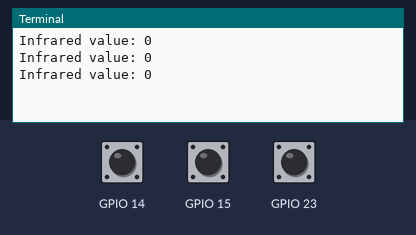
Simulated run of this program. Board: Raspberry Pi (BCM pin numbers). Parts: the last lines printed to the terminal. The test bench sets the inputs (shaded band); at power-on: GPIO 14 LOW, GPIO 15 LOW, GPIO 23 LOW.

Above: at 1.2 s.
1.3 s: GPIO 14 pulled HIGH for 1 s
At 2.0 s:
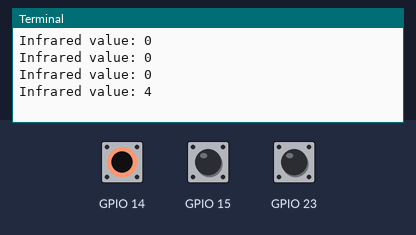
3.8 s: GPIO 15 pulled HIGH for 1 s
At 4.5 s:
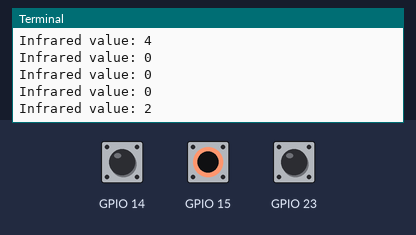
6.3 s: GPIO 23 pulled HIGH for 1 s
At 6.9 s:
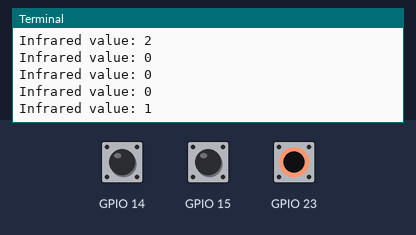
Timing chart, 0 to 9.3 s (numbered marks = the images above; inputs shaded):
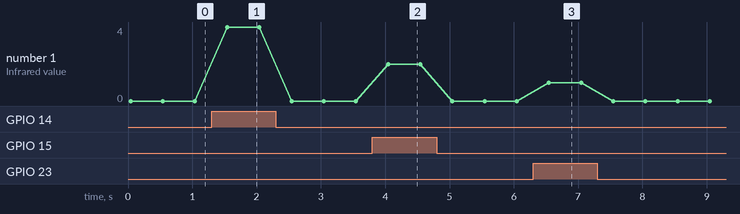

The program:

infrared.py
```python
# Import the LineSensor class from gpiozero for reading infrared sensors
from gpiozero import LineSensor
import time

# Define the Infrared class to manage infrared sensors
class Infrared:
    def __init__(self):
        # Define the GPIO pins for each infrared sensor
        self.IR_PINS = {
            1: 14,
            2: 15,
            3: 23
        }
        # Initialize LineSensor objects for each infrared sensor
        self.sensors = {channel: LineSensor(pin) for channel, pin in self.IR_PINS.items()}

    def read_one_infrared(self, channel: int) -> int:
        """Read the value of a single infrared sensor."""
        if channel in self.sensors:
            return 1 if self.sensors[channel].value else 0
        else:
            raise ValueError(f"Invalid channel: {channel}. Valid channels are {list(self.IR_PINS.keys())}.")

    def read_all_infrared(self) -> int:
        """Combine the values of all three infrared sensors into a single integer."""
        return (self.read_one_infrared(1) << 2) | (self.read_one_infrared(2) << 1) | self.read_one_infrared(3)

    def close(self) -> None:
        """Close each LineSensor object to release GPIO resources."""
        for sensor in self.sensors.values():
            sensor.close()

# Main entry point for testing the Infrared class
if __name__ == '__main__':
    # Create an Infrared object
    infrared = Infrared()
    try:
        # Continuously read and print the combined value of all infrared sensors
        while True:
            infrared_value = infrared.read_all_infrared()
            print(f"Infrared value: {infrared_value}")
            time.sleep(0.5)
    except KeyboardInterrupt:
        # Close the Infrared object and print a message when interrupted
        infrared.close()
        print("\nEnd of program")
```

Measured:
- after the input at 1.3 s, the terminal: prints a new line after 0.24 s (image 1)
- after the input at 3.8 s, the terminal: prints a new line after 0.24 s (image 2)
- after the input at 6.3 s, the terminal: prints a new line after 0.25 s (image 3)
